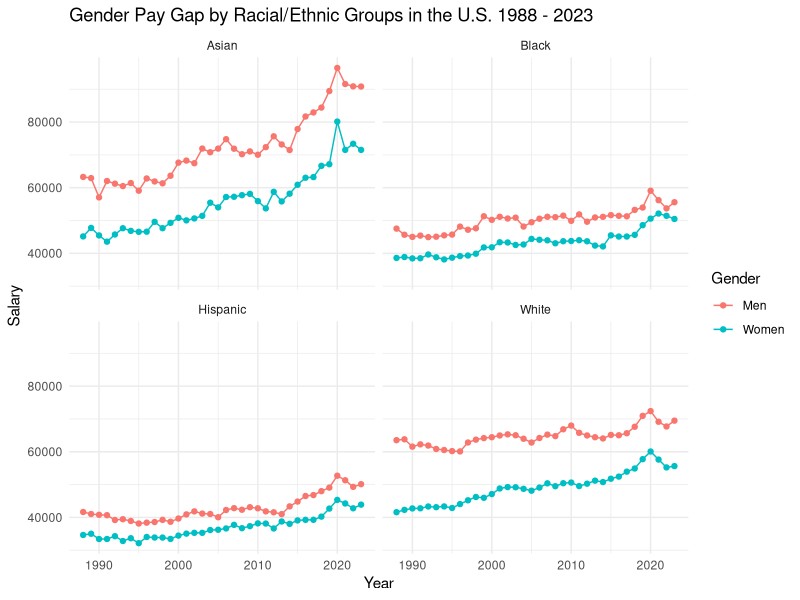
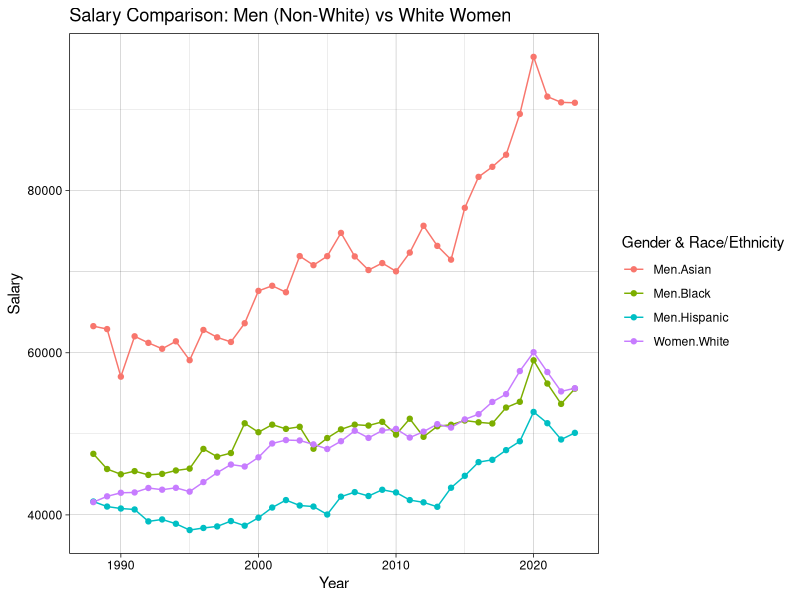
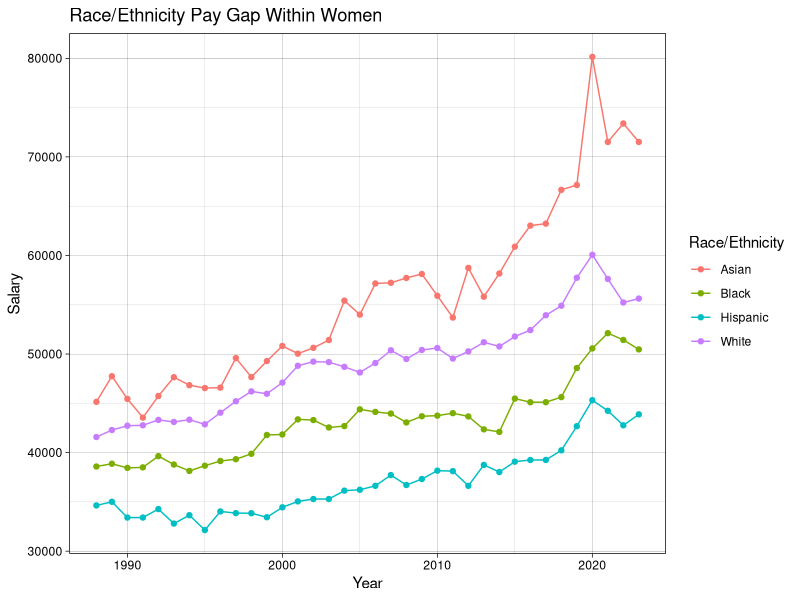
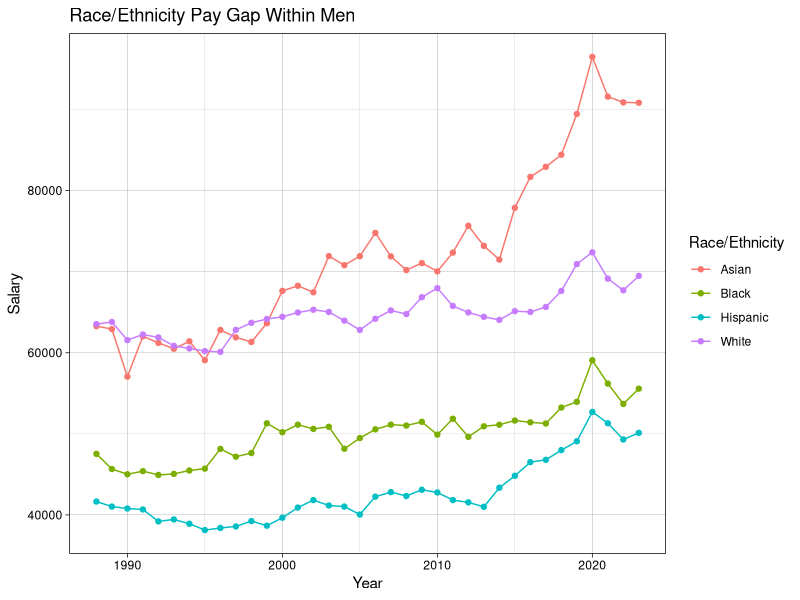
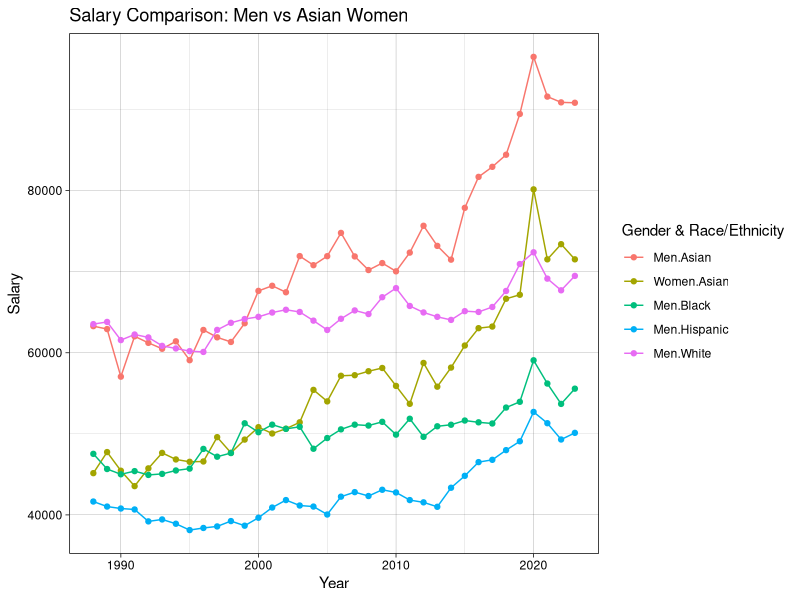

Recreate these plots in R, in order.
## ---- chunk 1
library(tidyverse)
salarydata <- read.csv("../../salary_bras.csv")

#To clean and transform the data for better use

salarydata <- gather(
  salarydata,
  group,
  salary,
  Asian.Men:White.Women,
  factor_key = TRUE
)


salarydata$ethnicity <- str_split_i(
  salarydata$group,
  "\\.",
  1
)

salarydata$gender <- str_split_i(
  salarydata$group,
  "\\.",
  2
)

#To filter a data set without the total values

salary_data_filter <- salarydata |> filter(ethnicity != "Total")

#To create a graph that shows how are women and man pay across racial groups

 ggplot(salary_data_filter, mapping = aes (x = Year, y = salary, group = gender,
                                   color = gender)) +
   geom_line()+
   geom_point()+
   facet_wrap(~ethnicity) +
   labs(title = "Gender Pay Gap by Racial/Ethnic Groups in the U.S. 1988 - 2023",
        y = "Salary",
        x = "Year", color = "Gender")+
   theme_minimal()

# To create a filter of Non White Males vs White women 

salarydata_whitewomen <- salary_data_filter |> filter((
  gender == "Men" & ethnicity != "White") | (
    gender == "Women" & ethnicity == "White"))

# The creation of the plot of the comparison

ggplot(salarydata_whitewomen, aes(
  x=Year, y=salary, color = interaction(gender, ethnicity)))+
  geom_line()+
  geom_point()+
  labs(title = "Salary Comparison: Men (Non-White) vs White Women", x = "Year",
       y = "Salary", color = "Gender & Race/Ethnicity")+
  theme_linedraw()

#To create a filter of Women only

salarydata_women <- salary_data_filter |> filter(gender == "Women")

#To create a filter of Men only

salarydata_men <- salary_data_filter |> filter(gender == "Men")

#To create a plot for women pay gap across groups 

ggplot(salarydata_women, aes(
  x = Year, y = salary, color = ethnicity))+
  geom_line()+
  geom_point()+
  labs(title ="Race/Ethnicity Pay Gap Within Women", x = "Year", y = "Salary",
       color = "Race/Ethnicity")+
  theme_linedraw()

#To make a graph to show the pay gap within men 

ggplot(salarydata_men, aes(
  x = Year, y = salary, color = ethnicity))+
  geom_line()+
  geom_point()+
  labs(title ="Race/Ethnicity Pay Gap Within Men", x = "Year", y = "Salary",
       color = "Race/Ethnicity")+
  theme_linedraw()


# To create a filter of Men vs Asian women 

salarydata_asianwomen <- salary_data_filter |> filter((
  gender == "Men") | (
    gender == "Women" & ethnicity == "Asian"))

# The creation of the plot of the comparison

ggplot(salarydata_asianwomen, aes(
  x=Year, y=salary, color = interaction(gender, ethnicity)))+
  geom_line()+
  geom_point()+
  labs(title = "Salary Comparison: Men vs Asian Women", x = "Year",
       y = "Salary", color = "Gender & Race/Ethnicity")+
  theme_linedraw()
  
